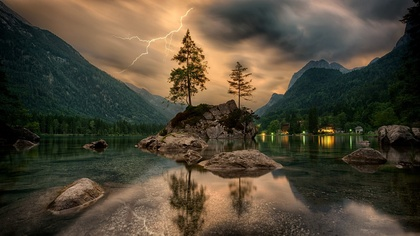
%> input picture Experiment-2/nature_image.jpg, 420 x 236 px, shrunk from 1280 x 720 before the run
$ octave Samar_Patel_Histogram_Equalization.m   (GNU Octave 9; MATLAB toolbox functions it lacks are replaced by stand-ins)
%> lines starting %> are read from the running program, lines starting %| are printed output that depends on the picture
% Created on 19/01/25
% Created by Samar Patel, BT22ECE075
% Image Histogram Equalization

% Prompt to select an image file
[fileName, filePath] = uigetfile({'.jpg;.jpeg;.png;.bmp', 'Image Files (*.jpg, *.jpeg, *.png, *.bmp)'}, 'Select an Image File');
%> the answer given: nature_image.jpg

% Exit if no file is selected
if isequal(fileName, 0)
    disp('No file selected. Exiting...');
    return;
end

% Construct the full path to the selected image file
imageFilePath = fullfile(filePath, fileName);

% Read the input image
imageOriginal = imread(imageFilePath);
%> imageOriginal is the input picture: size 236x420x3 uint8; mean R, G, B 79.7, 71, 54.3

% Convert to grayscale if the image is in RGB format
if size(imageOriginal, 3) == 3
    imageGrayscale = rgb2gray(imageOriginal);
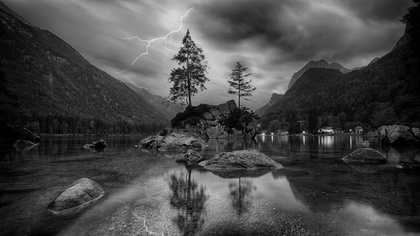
%> imageGrayscale: size 236x420 uint8; min 0, max 232, mean 71.7
else
    imageGrayscale = imageOriginal;
end

% Get image dimensions
[imageHeight, imageWidth] = size(imageGrayscale);
%> imageHeight = 236; imageWidth = 420

% Initialize histogram for the grayscale image
histOriginal = zeros(256, 1);

% Compute the histogram for the grayscale image
for row = 1:imageHeight
    for col = 1:imageWidth
        pixelValue = imageGrayscale(row, col);
        histOriginal(pixelValue + 1) = histOriginal(pixelValue + 1) + 1;
    end
end
%> after the loop, histOriginal = 256 values, max 1139 at index 31, min 0 at index 224, mean 387.2

% Compute the PDF (Probability Density Function) for the grayscale image
pdfOriginal = histOriginal / (imageHeight * imageWidth);
%> pdfOriginal = 256 values, max 0.0115 at index 31, min 0 at index 224, mean 0.00391

% Compute the CDF (Cumulative Distribution Function) for the grayscale image
cdfOriginal = cumsum(pdfOriginal);
%> cdfOriginal = 256 values from 0.00387 to 1

% Map pixel intensities based on the equalized CDF
intensityMapping = round(cdfOriginal * 255);
%> intensityMapping = 256 values from 1 to 255

% Create the equalized image using the intensity mapping
equalizedImage = zeros(size(imageGrayscale));
for row = 1:imageHeight
    for col = 1:imageWidth
        equalizedImage(row, col) = intensityMapping(imageGrayscale(row, col) + 1);
    end
end
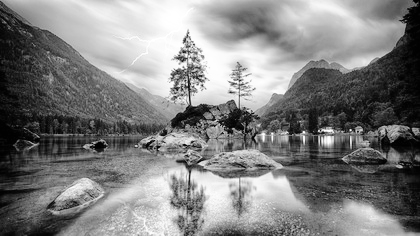
%> equalizedImage: size 236x420 double; min 1, max 255, mean 128.3

% Convert the equalized image to uint8 for proper display
equalizedImage = uint8(equalizedImage);
%> equalizedImage: size 236x420 uint8

% Initialize histogram for the equalized image
histEqualized = zeros(256, 1);

% Compute the histogram for the equalized image
for row = 1:imageHeight
    for col = 1:imageWidth
        pixelValue = equalizedImage(row, col);
        histEqualized(pixelValue + 1) = histEqualized(pixelValue + 1) + 1;
    end
end
%> after the loop, histEqualized = 256 values, max 1139 at index 61, min 0 at index 1, mean 387.2

% Compute the PDF for the equalized image
pdfEqualized = histEqualized / (imageHeight * imageWidth);
%> pdfEqualized = 256 values, max 0.0115 at index 61, min 0 at index 1, mean 0.00391

% Compute the CDF for the equalized image
cdfEqualized = cumsum(pdfEqualized);
%> cdfEqualized = 256 values from 0 to 1

% Display the grayscale image
figure;
subplot(1, 2, 1);
imshow(imageGrayscale);
title('Grayscale Image');

% Display the equalized image
subplot(1, 2, 2);
imshow(equalizedImage);
title('Equalized Image');

% Display the histogram of the grayscale image
figure;
subplot(1, 2, 1);
imhist(imageGrayscale);
title('Histogram of Grayscale Image');

% Display the histogram and CDF of the equalized image
subplot(1, 2, 2);
imhist(equalizedImage);
hold on;
plot(cdfEqualized * max(histEqualized), 'r', 'LineWidth', 2); % Scale CDF for visualization
legend('Histogram', 'CDF');
title('Histogram and CDF of Equalized Image');
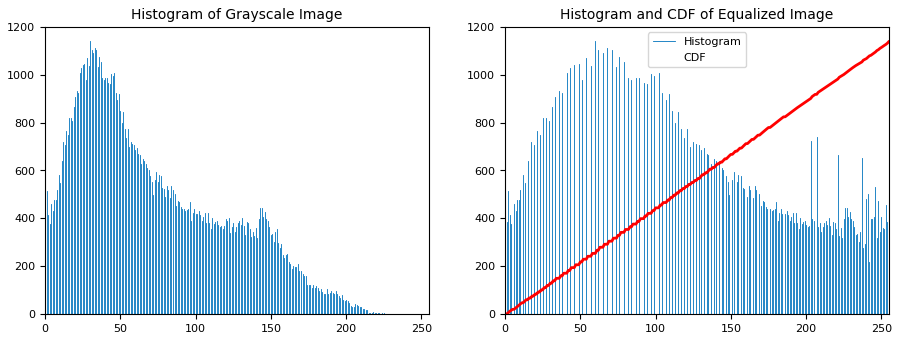
%> figure redrawn from the program's plot data, 2 panels; panel 1: highest point at x = 30, y = 1139; panel 2: highest point at x = 60, y = 1139; panel 2: curve peaks at x = 255, y = 1139
